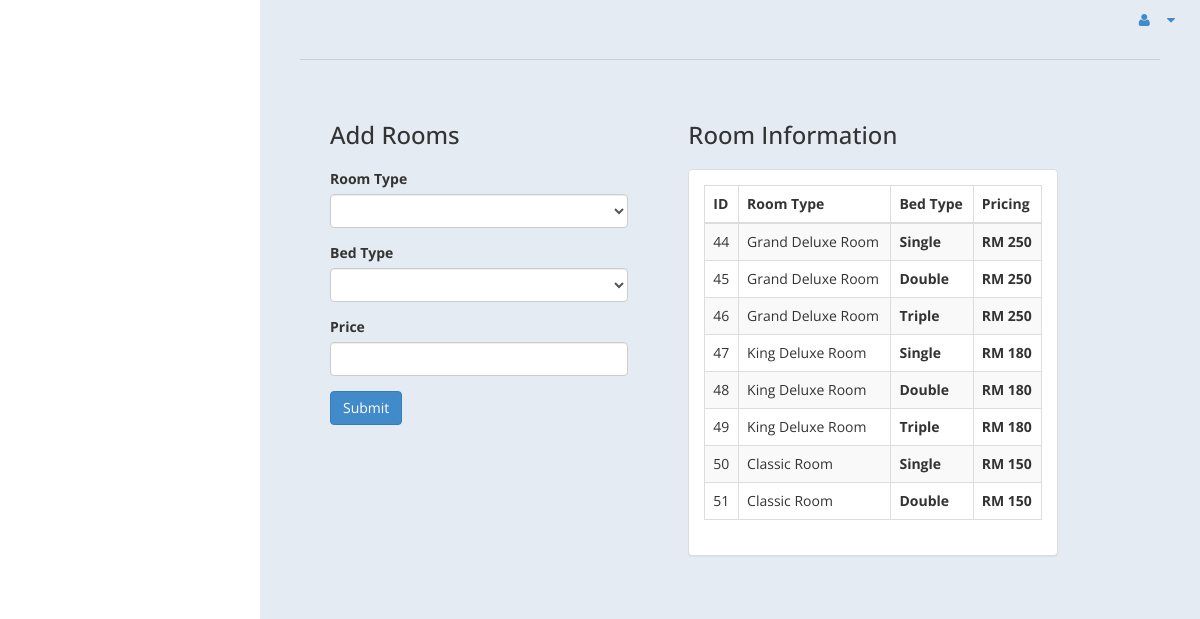
Page /admin/room.php (signed in) on the committed database.
### tables this page shows
CREATE TABLE `room` (
  `id` int(10) UNSIGNED NOT NULL,
  `type` varchar(101) DEFAULT NULL,
  `bedding` varchar(10) DEFAULT NULL,
  `place` varchar(10) DEFAULT NULL,
  `cusid` int(11) DEFAULT NULL,
  `price` varchar(101) NOT NULL
);

### admin/room.php (the view, shortened to what this page needs)
<!DOCTYPE html>
<html xmlns="http://www.w3.org/1999/xhtml">
<head>
    <link href="assets/css/bootstrap.css" rel="stylesheet" />
    <link href="assets/css/font-awesome.css" rel="stylesheet" />
    <link href="assets/css/custom-styles.css" rel="stylesheet" />
</head>
<body>
    <ul class="nav navbar-top-links navbar-right">
        <li class="dropdown">
            <a class="dropdown-toggle" data-toggle="dropdown" href="#" aria-expanded="false">
                <i class="fa fa-user fa-fw"></i> <i class="fa fa-caret-down"></i>
            </a>
        </li>
    </ul>
    <div id="page-wrapper">
        <div id="page-inner">
            <div class="row">
                <div class="col-md-12">
                    <h1 class="page-header">
                </div>
            </div>
            <div class="ro">
                <div class="col-md-5 cl-sm-5">
                    <div class="">
                        <div class="panel-heading">
                            <h3> Add Rooms </h3>
                        </div>
                        <div class="panel-body">
                            <form name="form" method="post">
                                <div class="form-group">
                                    <label>Room Type</label>
                                    <select name="troom" class="form-control" required>
                                        <option value selected></option>
                                        <option value="Grand Deluxe Room">Grand Deluxe Room</option>
                                    </select>
                                </div>
                                <div class="form-group">
                                    <label>Bed Type</label>
                                    <select name="bed" class="form-control" required>
                                        <option value selected></option>
                                        <option value="Single">Single</option>
                                    </select>
                                </div>
                                <div class="form-group">
                                    <label>Price</label>
                                    <input type="number" name="price" class="form-control" />
                                </div>
                                <input type="submit" name="add" value="Submit" class="btn btn-primary">
                            </form>
                            <?php
                            include('db.php');
                            ?>
                        </div>
                    </div>
                </div>
                <div class="ro">
                    <div class="col-md-6 col-sm-6">
                        <div class="    ">
                            <div class="panel-heading">
                                <h3>Room Information</h3>
                            </div>
                            <div class="panel-body">
                                <div class="panel panel-default">
                                    <?php
                                    $sql = "select * from room limit 0,10";
                                    $re = mysqli_query($con, $sql)
                                    ?>
                                    <div class="panel-body">
                                        <div class="table-responsive">
                                            <table class="table table-striped table-bordered table-hover" id="dataTables-example">
                                                <thead>
                                                    <tr>
                                                        <th>ID</th>
                                                        <th>Room Type</th>
                                                        <th>Bed Type</th>
                                                        <th>Pricing</th>
                                                    </tr>
                                                </thead>
                                                <tbody>
                                                    <?php
                                                    while ($row = mysqli_fetch_array($re)) {
                                                        $id = $row['id'];
                                                        if($row['price'] != "" || $row['price'] != null){
                                                            $price = "RM " . $row['price'];
                                                        }else{
                                                            $price = "";
                                                        }
                                                        if ($id % 2 == 0) {
                                                            echo "<tr class=odd gradeX>
													<td>" . $row['id'] . "</td>
													<td>" . $row['type'] . "</td>
												   <th>" . $row['bedding'] . "</th>
                                                   <th>" . $price . "</th>
												</tr>";
                                                        } else {
                                                            echo "<tr class=even gradeC>
													<td>" . $row['id'] . "</td>
													<td>" . $row['type'] . "</td>
												   <th>" . $row['bedding'] . "</th>
                                                   <th>" . $price . "</th>
												</tr>";
                                                        }
                                                    }
                                                    ?>
                                                </tbody>
                                            </table>
                                        </div>
                                    </div>
                                </div>
                            </div>
                        </div>
                    </div>
                </div>
            </div>
        </div>
    </div>
</body>
</html>

### admin/assets/css/custom-styles.css (style rules this page uses)
body { font-family: 'Open Sans', sans-serif; }
#page-wrapper { padding: 15px 15px; min-height: 600px; background:#E5EBF2; }
#page-inner { width:100%; margin:10px 20px 10px 0px; background-color:transparent; padding:10px; min-height:1200px; }
h1, .h1, h2, .h2, h3, .h3 { margin-top: 7px; margin-bottom: -5px; }
.page-header { padding-bottom: 9px; margin: 10px 0 45px; border-bottom: 1px solid #C7D1DD; }
.nav > li > a > i { margin-right:10px; }
@media (min-width:768px) { #page-wrapper { margin: 0 0 0 260px; padding: 15px 30px; min-height: 1200px; } }

### rows in the picture
room: id "44", type "Grand Deluxe Room", bedding "Single", price "RM 250"
room: id "45", type "Grand Deluxe Room", bedding "Double", price "RM 250"
room: id "46", type "Grand Deluxe Room", bedding "Triple", price "RM 250"
room: id "47", type "King Deluxe Room", bedding "Single", price "RM 180"
room: id "48", type "King Deluxe Room", bedding "Double", price "RM 180"
room: id "49", type "King Deluxe Room", bedding "Triple", price "RM 180"
room: id "50", type "Classic Room", bedding "Single", price "RM 150"
room: id "51", type "Classic Room", bedding "Double", price "RM 150"
